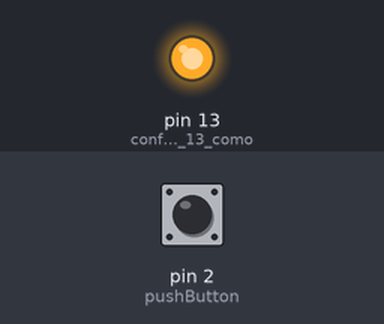
Simulated run of this sketch. Board: Arduino Uno, built with avr-gcc and run on an emulated ATmega328P. On the bench: output pins drawn as LEDs (lit = HIGH). The inputs (shaded band) are chosen by the test bench; at power-on: pin 2 (pushButton) LOW. What the sketch prints to the serial monitor is not drawn.

Above: at 0.8 s.
At 3.4 s:
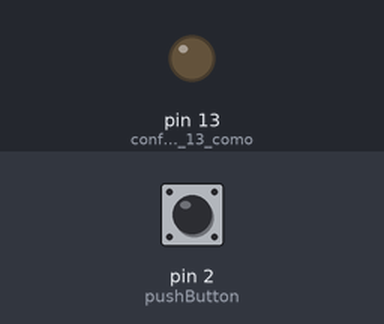
Timing chart, 0 to 6.6 s (numbered marks = the images above):
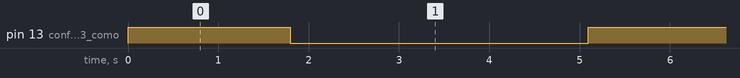

The sketch:

Blink_Con_Cambio_De_Intensidad_Y_Pontenci_metro.ino
```cpp
// Este programa permite modificar el tiempo de encendido y apagado del pin 13 de la placa arduino, esta a su vez cuenta con un led en
//esa posicion
//Ademas cambia el valor de la intensidad de la luz modificando la variable i


int i;                               // declarar variable entera i
int pushButton = 2;                  // declarar variable entera pushButton
void setup() {

  pinMode(LED_BUILTIN, OUTPUT);      // configura el pin 13 como una salida
  Serial.begin(9600);                // inicia comunicacion a 9600 bits por segundo
  pinMode(pushButton, INPUT);        // configura el pin pushButton como una entrada

}

void loop() {
for(i=1;i<255;i++){
  digitalWrite(LED_BUILTIN, i);   // enciende el led a un voltaje i=1 y aumenta hasta 255
  int buttonState = digitalRead(pushButton); // Lee el pin de entrada
  Serial.println(buttonState);               // muestra la lectura en el monitor serie
  delay(5);                         //tiempo en milisegundos entre cada iteracion
  }
  delay(500);                       // tiempo en milisegundos 500ms=medio segundo
  digitalWrite(LED_BUILTIN, LOW);    // apaga el led a un voltaje LOW, valor=0
  for(i=255;i>0;i--){
  digitalWrite(LED_BUILTIN, LOW);    // disminuye intensidad desde i=255 hasta i=0
  int buttonState = digitalRead(pushButton); // Lee el pin de entrada
  Serial.println(buttonState);               // muestra la lectura en el monitor serie
  delay(5);                         //tiempo en milisegundos entre cada iteracion
  }
  delay(2000);                       // tiempo en milisegundos 2000ms=2 segundos

}
```

Measured:
- by itself, pin 13 (configura_el_pin_13_como): alternates HIGH for 1.8 s and LOW for 3.3 s
